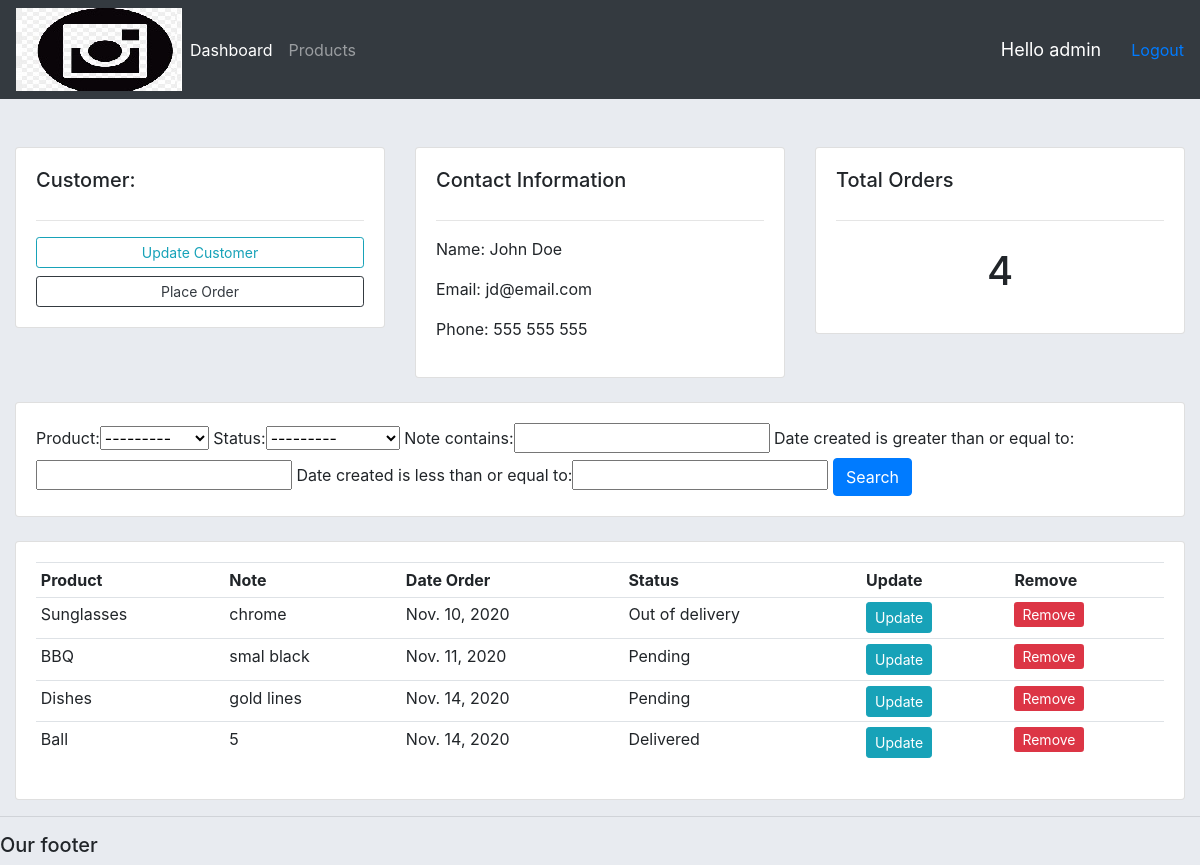
The app's page /customer/1/ (signed in) with its own data.
### accounts/models.py (models this page shows, shortened)
class Customer(models.Model):
    user = models.OneToOneField(
        User, blank=True, null=True, on_delete=models.CASCADE)
    name = models.CharField(max_length=255, null=True)
    phone = models.CharField(max_length=255, null=True)
    email = models.CharField(max_length=255, null=True)
    profile_pic = models.ImageField(
        default='profile.png', null=True, blank=True)
    date_created = models.DateField(auto_now_add=True, null=True)

class Order(models.Model):
    STATUS = (
        ('Pending', 'Pending'),
        ('Out of delivery', 'Out of delivery'),
        ('Delivered', 'Delivered')
    )
    customer = models.ForeignKey(
        Customer, null=True, on_delete=models.SET_NULL)
    product = models.ForeignKey(Product, null=True, on_delete=models.SET_NULL)
    date_created = models.DateField(auto_now_add=True, null=True)
    status = models.CharField(
        max_length=255, null=True, choices=STATUS)
    note = models.CharField(max_length=1000, null=True)

class Product(models.Model):
    CATEGORY = (
        ('In Door', 'In Door'),
        ('Out Door', 'Out Door')
    )
    name = models.CharField(max_length=255, null=True)
    price = models.FloatField(null=True)
    category = models.CharField(max_length=255, null=True, choices=CATEGORY)
    description = models.TextField(max_length=500, null=True)
    date_created = models.DateField(auto_now_add=True, null=True)
    tags = models.ManyToManyField(Tag)
    def __str__(self):
        return self.name

### accounts/decorators.py (the view)
        def wrapper_func(request, *args, **kwargs):
            group = None
            if request.user.groups.exists():
                group = request.user.groups.all()[0].name
            if group in allowed_roles:
                return view_func(request, *args, **kwargs)
            else:
                return HttpResponse('You are not authorize!')

### accounts/views.py (called while the page is built)
@login_required(login_url='login')
@allowed_users(allowed_roles=['admin'])
def customer(request, pk_test):
    customer = Customer.objects.get(id=pk_test)
    orders = customer.order_set.all()
    orders_count = orders.count()
    myFilter = OrderFilter(request.GET, queryset=orders)
    orders = myFilter.qs
    context = {
        'customer': customer,
        'orders': orders,
        'orders_count': orders_count,
        'myFilter': myFilter,
    }
    return render(request, 'accounts/customer.html', context)

### accounts/templates/accounts/customer.html
{% extends "accounts/main.html" %}
{% block content %}
<br>
<div class="row">
    <div class="col col-md">
        <div class="card card-body">
            <h5 class="card-title">Customer:</h5>
            <hr>
            <a href="" class="btn btn-outline-info btn-sm btn-block">Update Customer</a>
            <a href="{% url 'create_order' customer.id %}" class="btn btn-outline-dark btn-sm btn-block">Place
                Order</a>
        </div>
    </div>
    <div class="col col-md">
        <div class="card card-body">
            <h5 class="card-title">Contact Information</h5>
            <hr>
            <p>Name: {{ customer.name }}</p>
            <p>Email: {{ customer.email }}</p>
            <p>Phone: {{ customer.phone }}</p>
        </div>
    </div>
    <div class="col col-md">
        <div class="card card-body">
            <h5 class="card-title">Total Orders</h5>
            <hr>
            <h1 style="text-align: center; padding: 10px;"> {{ orders_count  }}</h1>
        </div>
    </div>
</div>
<br>
<div class="row">
    <div class="col">
        <div class="card card-body">
            <form method="GET">
                {{myFilter.form}}
                <button class="btn btn-primary" type="submit">Search</button>
            </form>
        </div>
    </div>
</div>
<br>
<div class="row">
    <div class="col-md">
        <div class="card card-body">
            <table class="table table-sm">
                <tr>
                    <th>Product</th>
                    <th>Note</th>
                    <th>Date Order</th>
                    <th>Status</th>
                    <th>Update</th>
                    <th>Remove</th>
                </tr>
                {% for order in orders%}
                <tr>
                    <td>{{ order.product }}</td>
                    <td>{{ order.note }}</td>
                    <td>{{ order.date_created }}</td>
                    <td>{{ order.status }}</td>
                    <td><a class="btn btn-sm btn-info" href="{% url 'update_order' order.id%}">Update</a></td>
                    <td><a class="brn btn-sm btn-danger" href="{% url 'delete_order' order.id%}">Remove</a></td>
                </tr>
                {% endfor %}
            </table>
        </div>
    </div>
</div>
{% endblock content %}

### accounts/templates/accounts/navbar.html (shortened to what this page needs)
{% load static %}
<nav class="navbar navbar-expand-lg navbar-dark bg-dark">
    <img src="{% static 'images/logo.png' %}" alt="">
    <div class="collapse navbar-collapse" id="navbarNav">
        <ul class="navbar-nav">
            {% if request.user.is_staff %}
            <li class="nav-item active">
                <a class="nav-link" href="{% url 'dashboard' %}">Dashboard</a>
            </li>
            <li class="nav-item">
                <a class="nav-link" href="{% url 'products' %}">Products </a>
            </li>
            {% else %}
            <li class="nav-item">
                <a class="nav-link" href="{% url 'account_settings' %}">Settings </a>
            </li>
            {% endif %}
        </ul>
    </div>
    <span class="hello-msg">Hello {{ request.user }} &nbsp;</span>
    <span><a href="{% url 'logout' %}">Logout</a></span>
</nav>
<br>

### static/css/main.css (style rules this page uses)
body { background-color: #e8ebf0; }
.row { margin-left: 0; margin-right: 0; }

### accounts/templates/accounts/navbar.html (style rules this page uses)
.hello-msg { font-size: 18px; color: white; margin: 20px; }

### records on screen
Customer: name "John Doe", email "jd@email.com", phone "555 555 555"
Order: product "Sunglasses", note "chrome", date_created "Nov. 10, 2020", status "Out of delivery"
Order: product "BBQ", note "smal black", date_created "Nov. 11, 2020", status "Pending"
Order: product "Dishes", note "gold lines", date_created "Nov. 14, 2020", status "Pending"
Order: product "Ball", note "5", date_created "Nov. 14, 2020", status "Delivered"

### other values on screen
{{ request.user }} "admin"
{{ orders_count }} "4"
